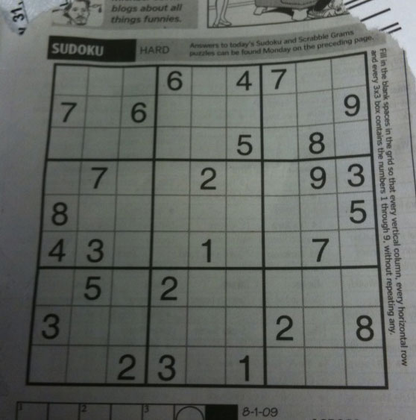
%> input picture matlab/assets/sudoku.png, 416 x 420 px, shrunk from 558 x 563 before the run
$ octave contrast.m   (GNU Octave 9; MATLAB toolbox functions it lacks are replaced by stand-ins)
%> lines starting %> are read from the running program, lines starting %| are printed output that depends on the picture
clearvars
close all
clc

img = imread('assets/sudoku.png');
%> img is the input picture: size 420x416x3 uint8; mean R, G, B 100, 104.1, 99.5
img = rgb2gray(img);
%> img: size 420x416 uint8

a = 160; %min(min(img));
b = 200; %max(max(img));

transformed = enhance_contrast(img, a, b);

figure
subplot(2, 2, 1), imshow(img);
title('Original Image');
subplot(2, 2, 2), imshow(transformed);
title('Contrasted Image');
subplot(2, 2, 3), imhist(img);
title('Original Histogram');
subplot(2, 2, 4), imhist(transformed);
title('Contrasted Histogram');

% Variant of the intensity transformation by enhancing the
% contrast of the given image
function contrasted = enhance_contrast(img, a, b)
%> called with a = 160, b = 200
    imgsize = size(img);
%> imgsize = [420 416]
    contrasted = img;
    for i = 1:imgsize(1)
        for j = 1:imgsize(2)
           px = contrasted(i,j);
           if(px <= a )
               px = (b/a) * px;
           else
               px = (((255-b)*px) + (255*(b - a)))/(255-a);
           end
           contrasted(i,j) = round(px);
        end
   end
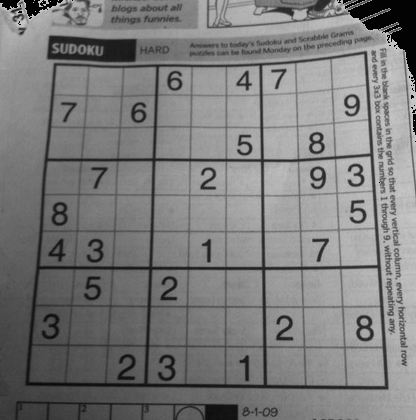
%> contrasted: size 420x416 uint8; min 3, max 200, mean 124.2
%> `title('Contrasted Histogram');`:
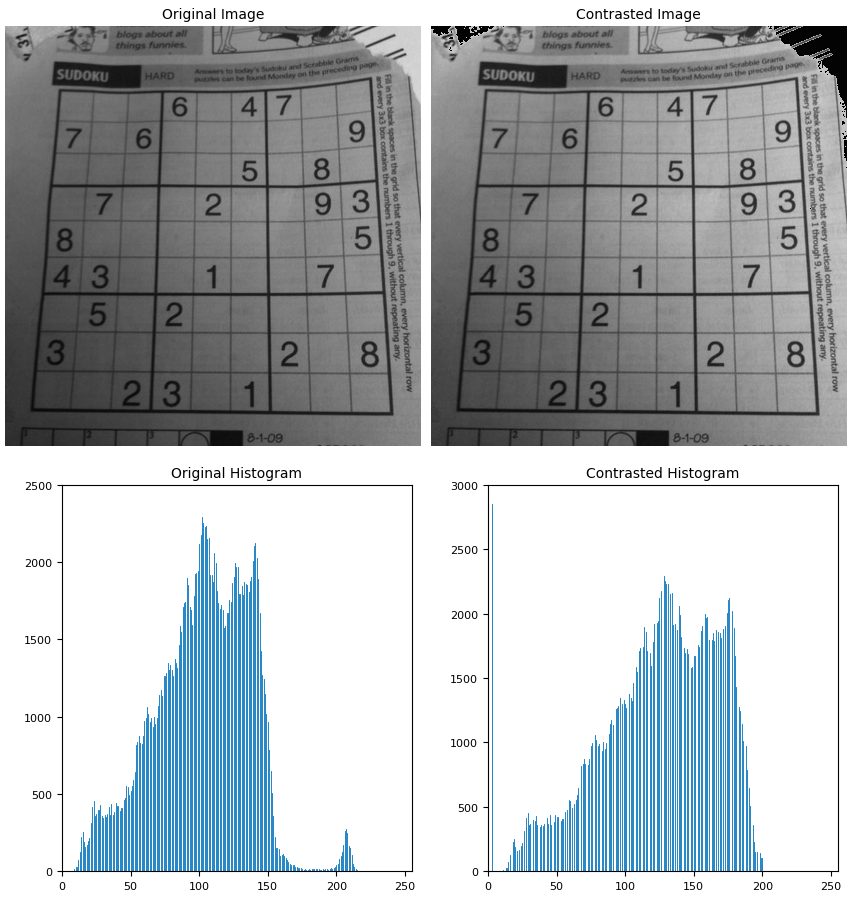
%> figure redrawn from the program's plot data, 4 panels
end

$ run again, with matlab/assets/aero1.jpg saved as matlab/assets/sudoku.png
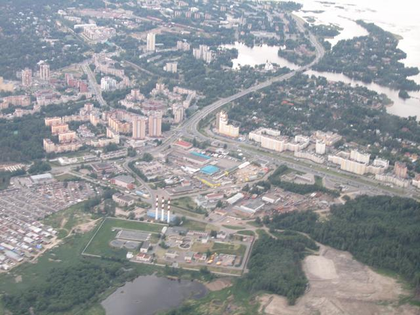
%> input picture matlab/assets/aero1.jpg, 420 x 315 px, shrunk from 640 x 480 before the run
%> img is the input picture: size 315x420x3 uint8; mean R, G, B 147.6, 150.4, 153.6
%> img: size 315x420 uint8
%> after the loop in enhance_contrast, `for i = 1:imgsize(1)`:
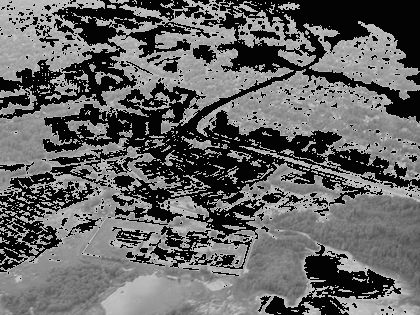
%> contrasted: size 315x420 uint8; min 3, max 200, mean 100.7
%> `title('Contrasted Histogram');`:
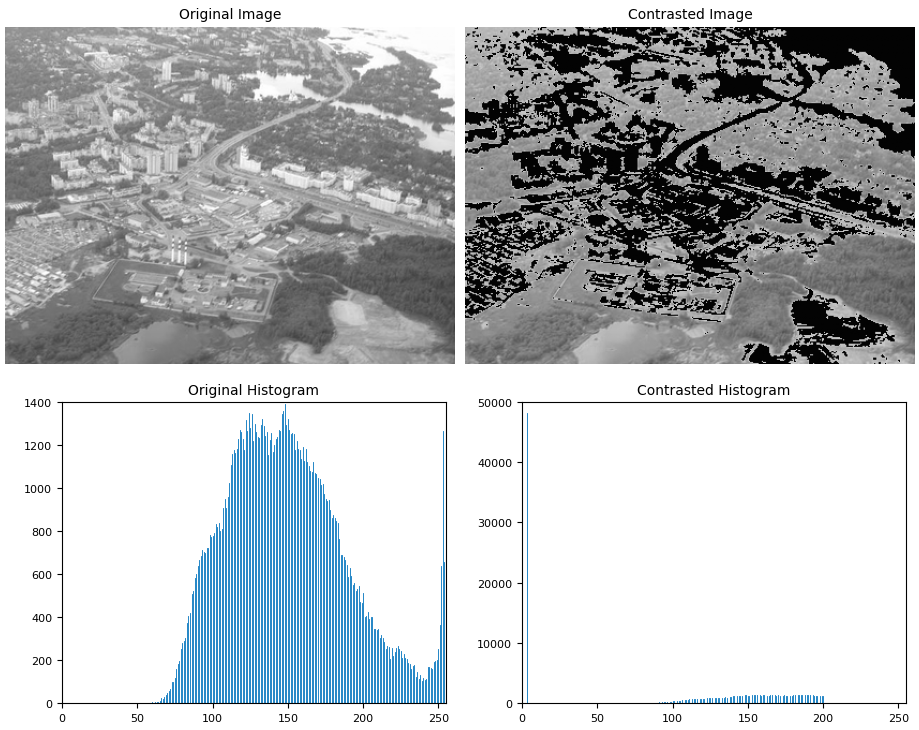
%> figure redrawn from the program's plot data, 4 panels

$ run again, with matlab/assets/aero3.jpg saved as matlab/assets/sudoku.png
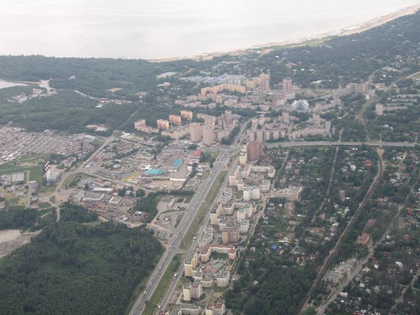
%> input picture matlab/assets/aero3.jpg, 420 x 315 px, shrunk from 640 x 480 before the run
%> img is the input picture: size 315x420x3 uint8; mean R, G, B 134.2, 136.7, 138
%> img: size 315x420 uint8
%> after the loop in enhance_contrast, `for i = 1:imgsize(1)`:
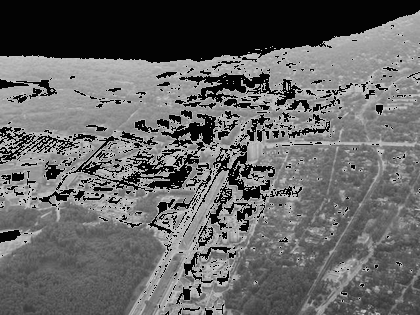
%> contrasted: size 315x420 uint8; min 3, max 200, mean 101.3
%> `title('Contrasted Histogram');`:
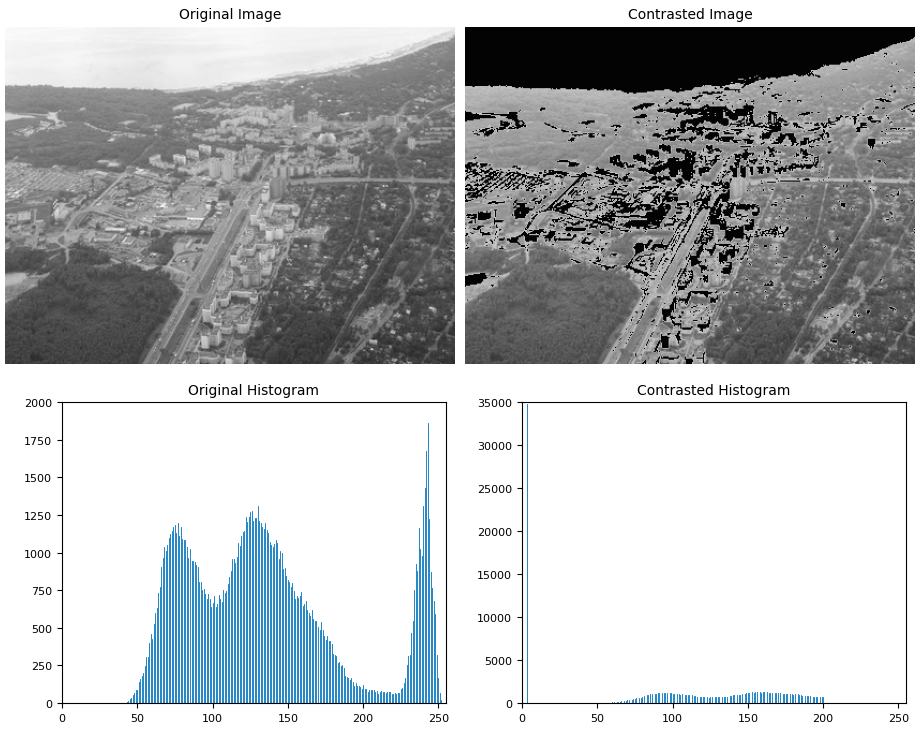
%> figure redrawn from the program's plot data, 4 panels
